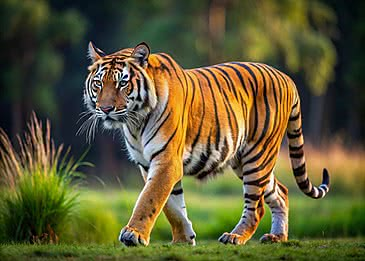
#> input picture opencv/Photos/tiger-image.jpg, 365 x 261 px
$ jupyter execute 'opencv 1.ipynb'   (text cells are left out)
#> lines starting #> are read from the running program, lines starting #| are printed output that depends on the picture; after the words box and inside, x2 and y2 are one past the last pixel; in counts of white or black regions, pixels touching at a corner belong together
[cell 1]
import cv2
import matplotlib.pyplot as plt

img = cv2.imread('./Photos/tiger-image.jpg')
#> img is the input picture: shape (261, 365, 3); mean B, G, R 52.6, 89.8, 94.4

horizontal = cv2.flip(img, 1)
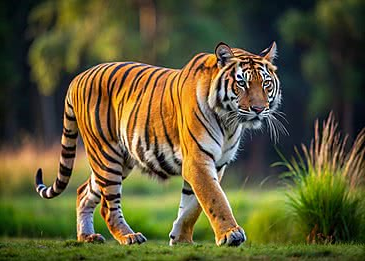
#> horizontal: shape (261, 365, 3); mean B, G, R 52.6, 89.8, 94.4
vertical = cv2.flip(img, 0)
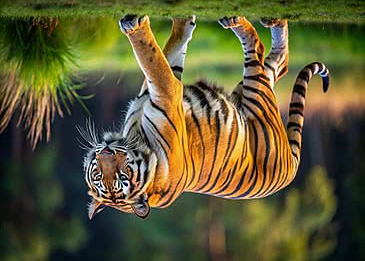
#> vertical: shape (261, 365, 3); mean B, G, R 52.6, 89.8, 94.4

plt.subplot(1,3,1); plt.imshow(cv2.cvtColor(img, cv2.COLOR_BGR2RGB)); plt.title("Original")
plt.subplot(1,3,2); plt.imshow(cv2.cvtColor(horizontal, cv2.COLOR_BGR2RGB)); plt.title("Horizontal")
plt.subplot(1,3,3); plt.imshow(cv2.cvtColor(vertical, cv2.COLOR_BGR2RGB)); plt.title("Vertical")
plt.show()
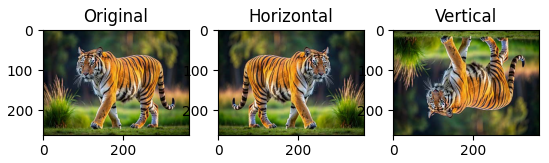
#> figure drawn by matplotlib, 3 panels

[cell 2]
import cv2
import numpy as np

img = cv2.imread('./Photos/tiger-image.jpg')
(h, w) = img.shape[:2]
#> h = 261; w = 365

center = (w//2, h//2)
#> center = (182, 130)
angle = 45

M = cv2.getRotationMatrix2D(center, angle, 1.0)
rotated = cv2.warpAffine(img, M, (w, h))
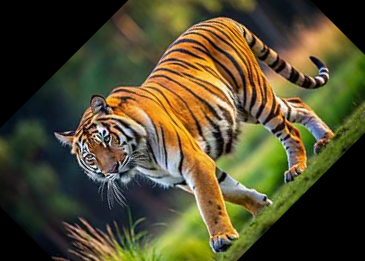
#> rotated: shape (261, 365, 3); mean B, G, R 47.2, 75.7, 81.9

cv2.imshow("Rotated", rotated)
cv2.waitKey(0)
cv2.destroyAllWindows()

[cell 3]
import cv2

cap = cv2.VideoCapture(0)

while True:
    ret, frame = cap.read()
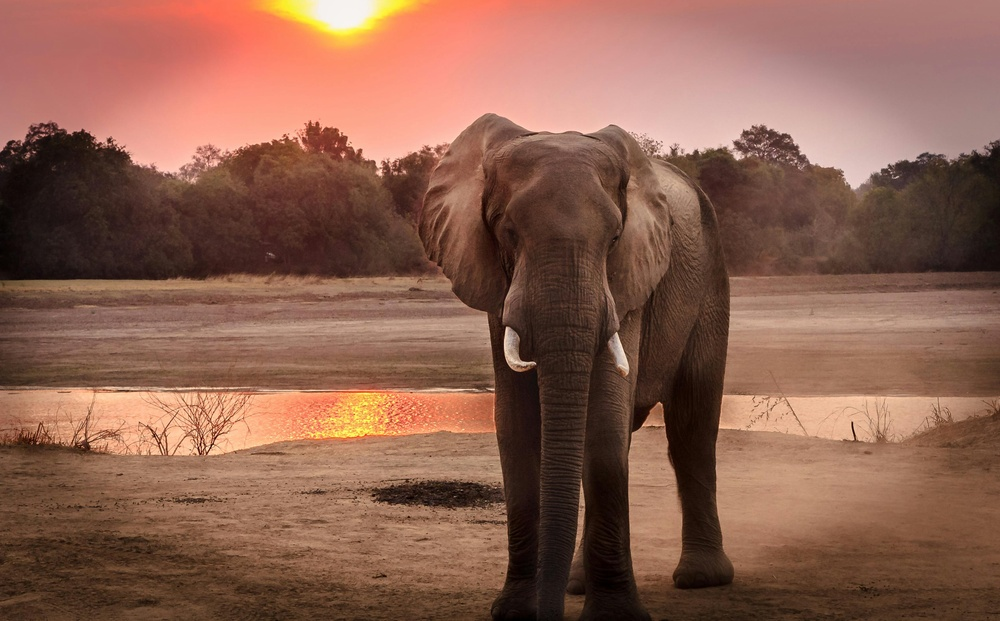
#> input picture opencv/Photos/elephant-image.jpeg, 1000 x 621 px, shrunk from 3461 x 2150 before the run, given in place of the camera
#> frame is the input picture: shape (621, 1000, 3); mean B, G, R 79.5, 96.7, 140
    gray = cv2.cvtColor(frame, cv2.COLOR_BGR2GRAY)
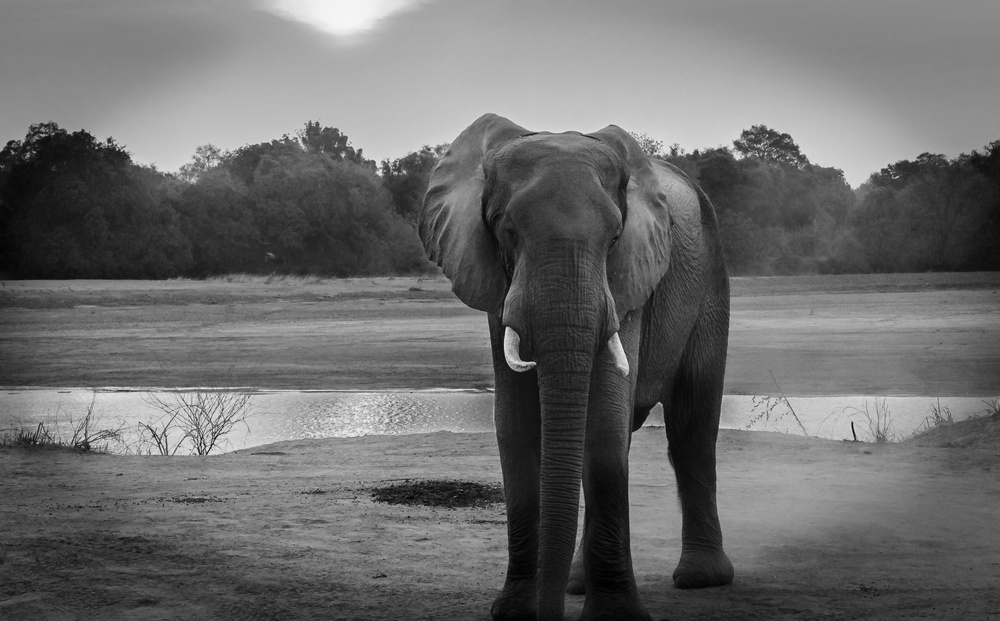
#> gray: shape (621, 1000); min 0, max 247, mean 107.7

    cv2.imshow("Gray Webcam", gray)

    if cv2.waitKey(1) & 0xFF == 27:
#> (key Esc is pressed here)
        break

cap.release()
cv2.destroyAllWindows()

[cell 4]
import cv2

img = cv2.imread('./Photos/tiger-image.jpg')

height, width, channels = img.shape
#> height = 261; width = 365; channels = 3

print("Width:", width)
#| Width: 365
print("Height:", height)
#| Height: 261
print("Channels:", channels)
#| Channels: 3

[cell 5]
import cv2

img = cv2.imread('./Photos/tiger-image.jpg')
hsv = cv2.cvtColor(img, cv2.COLOR_BGR2HSV)
#> hsv: shape (261, 365, 3); mean H, S, V 47.9, 133, 104.9

cv2.imshow("Original", img)
cv2.imshow("HSV", hsv)

cv2.waitKey(0)
cv2.destroyAllWindows()

[cell 6]
import cv2

img = cv2.imread('./Photos/tiger-image.jpg', 0)
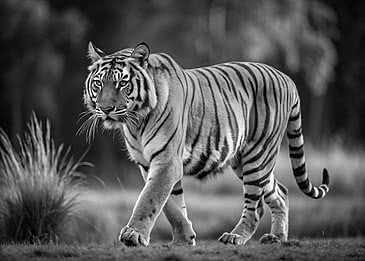
#> img: shape (261, 365); min 0, max 255, mean 86.9

edges1 = cv2.Canny(img, 50, 150)
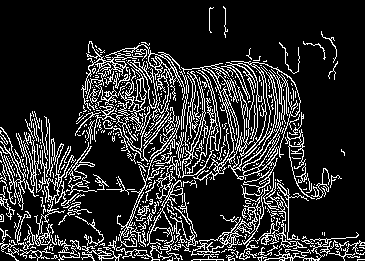
#> edges1: shape (261, 365); 16.9% white in thin lines or dots
edges2 = cv2.Canny(img, 100, 200)
#> edges2: shape (261, 365); 13.6% white in thin lines or dots, all inside (x1, y1, x2, y2) = (0, 38, 365, 261)

cv2.imshow("Edges 50-150", edges1)
cv2.imshow("Edges 100-200", edges2)

cv2.waitKey(0)
cv2.destroyAllWindows()

[cell 7]
import cv2

img = cv2.imread('./Photos/tiger-image.jpg')
gray = cv2.cvtColor(img, cv2.COLOR_BGR2GRAY)
#> gray: shape (261, 365)

_, thresh = cv2.threshold(gray, 127, 255, cv2.THRESH_BINARY)
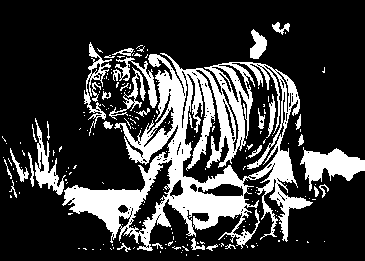
#> thresh: shape (261, 365); 23.4% white; 200 white regions (168 under 20 px)

contours, _ = cv2.findContours(thresh, cv2.RETR_EXTERNAL, cv2.CHAIN_APPROX_SIMPLE)
#> contours = 168 contours, 147 with area under 20; largest, box (x1, y1, x2, y2) and area: (62, 53, 313, 251) 23317, (300, 147, 365, 191) 1288, (35, 118, 66, 195) 661, (84, 42, 112, 136) 504, (113, 57, 158, 108) 376

print("Number of objects:", len(contours))
#| Number of objects: 168

cv2.drawContours(img, contours, -1, (0,255,0), 2)
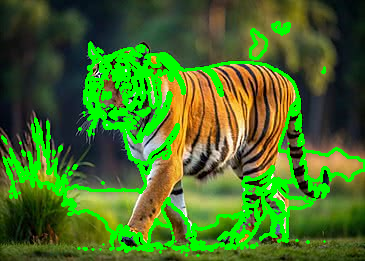
#> img: shape (261, 365, 3); 16.73% of pixels changed, all inside (x1, y1, x2, y2) = (1, 21, 365, 257)
cv2.imshow("Contours", img)

cv2.waitKey(0)
cv2.destroyAllWindows()
